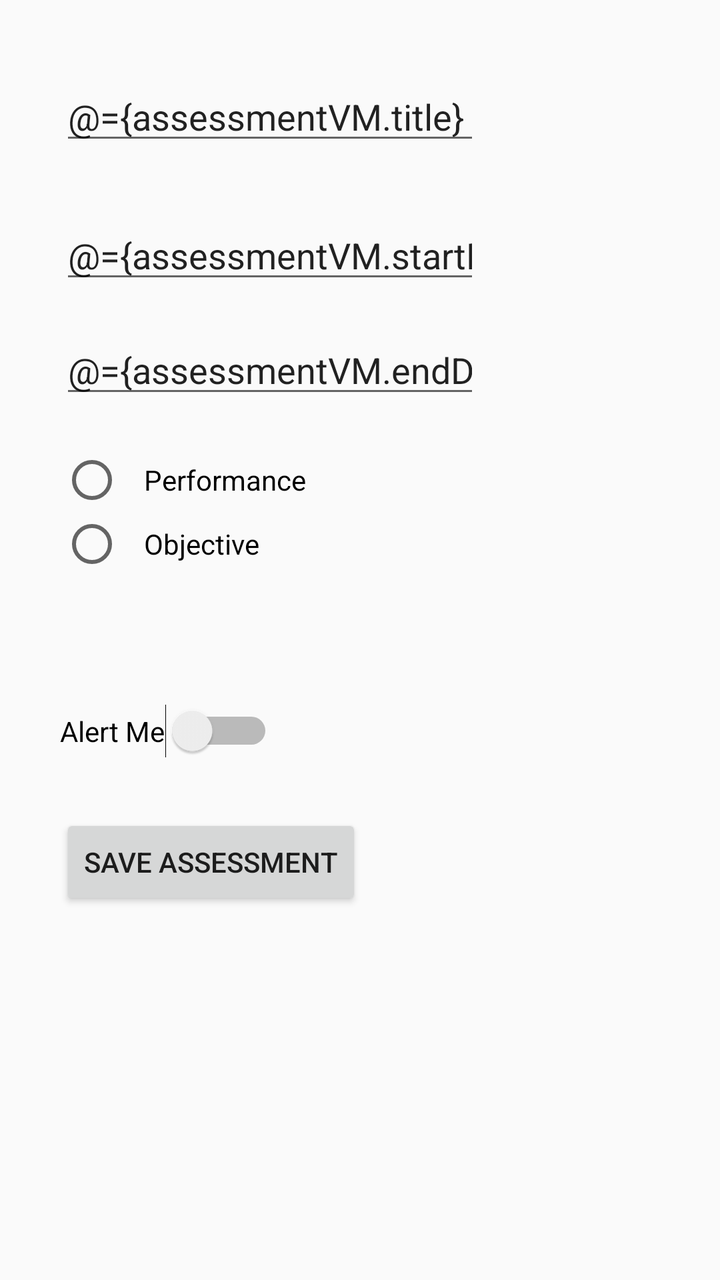
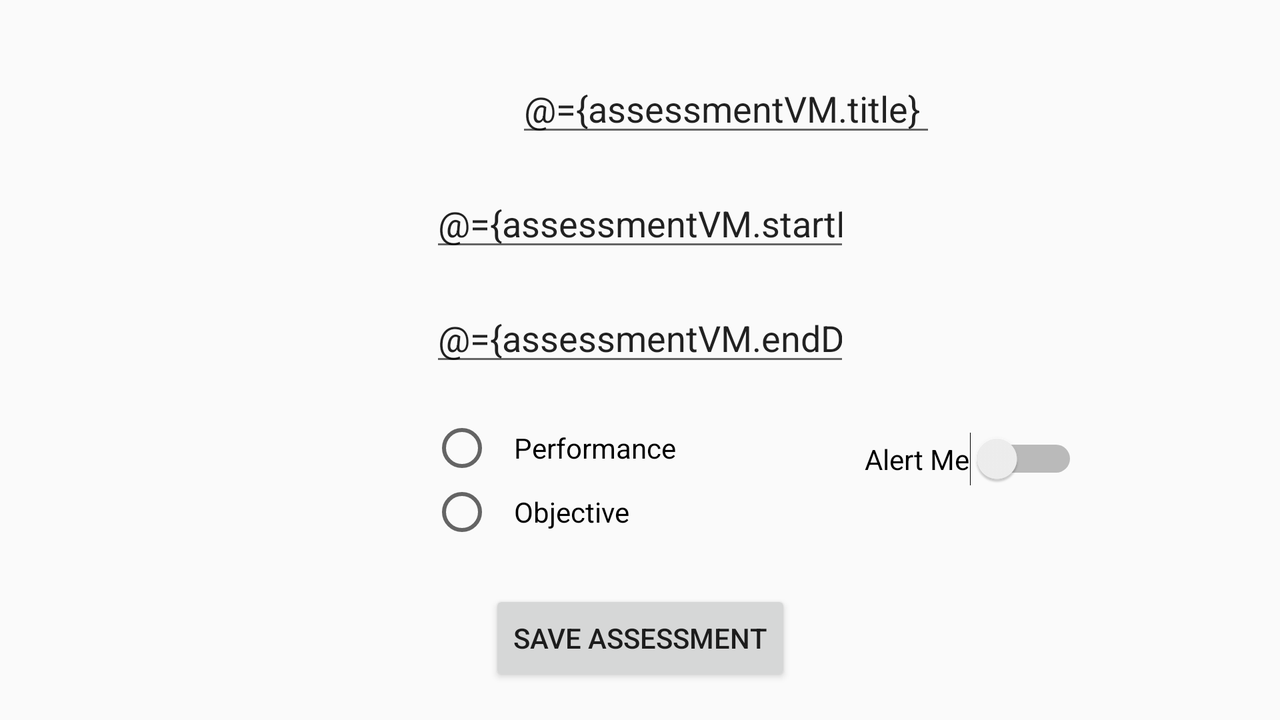

The same Android screen from two of the app's own layout files: first res/layout/ as a phone draws it, then the repository's variant for another configuration, drawn on a device whose configuration selects that folder. Both files follow.
<!-- AndroidManifest.xml: application theme Theme.AppCompat.Light.NoActionBar -->
<!-- res/layout/activity_new_assessment.xml -->
<?xml version="1.0" encoding="utf-8"?>
<layout xmlns:android="http://schemas.android.com/apk/res/android"
    xmlns:app="http://schemas.android.com/apk/res-auto"
    xmlns:tools="http://schemas.android.com/tools">
    <data>
        <variable
            name="assessmentVM"
            type="com.example.schooltracker.ui.NewAssessmentVM" />
        <variable
            name="handler"
            type="com.example.schooltracker.NewAssessment" />
    </data>
    <androidx.constraintlayout.widget.ConstraintLayout
        android:layout_width="match_parent"
        android:layout_height="match_parent"
        android:paddingHorizontal="30dp"
        tools:context=".NewAssessment">

        <EditText
            android:id="@+id/assessmentTitle"
            android:layout_width="wrap_content"
            android:layout_height="wrap_content"
            android:layout_marginTop="36dp"
            android:ems="10"
            android:hint="@string/assessment_title"
            android:inputType="textPersonName"
            android:text="@={assessmentVM.title}"
            app:layout_constraintStart_toStartOf="parent"
            app:layout_constraintTop_toTopOf="parent" />

        <RadioGroup
            android:id="@+id/typeRadioGroup"
            android:layout_width="wrap_content"
            android:layout_height="wrap_content"
            android:layout_marginTop="20dp"
            app:layout_constraintStart_toStartOf="@+id/end_date"
            app:layout_constraintTop_toBottomOf="@+id/end_date">

            <RadioButton
                android:id="@+id/performanceType"
                android:layout_width="match_parent"
                android:checked="@={assessmentVM.performanceAssessment}"
                android:layout_height="wrap_content"
                android:paddingHorizontal="10dp"
                android:text="@string/performance" />

            <RadioButton
                android:id="@+id/objectiveType"
                android:layout_width="match_parent"
                android:layout_height="wrap_content"
                android:checked="@={assessmentVM.objectiveAssessment}"
                android:paddingHorizontal="10dp"
                android:text="@string/objective" />
        </RadioGroup>

        <Switch
            android:id="@+id/alert"
            android:layout_width="wrap_content"
            android:layout_height="wrap_content"
            android:layout_marginTop="64dp"
            android:text="@string/alert_me"
            android:checked="@={assessmentVM.alertSlider}"
            app:layout_constraintStart_toStartOf="@+id/typeRadioGroup"
            app:layout_constraintTop_toBottomOf="@+id/typeRadioGroup" />

        <EditText
            android:id="@+id/start_date"
            android:layout_width="wrap_content"
            android:layout_height="wrap_content"
            android:layout_marginTop="28dp"
            android:ems="10"
            android:focusableInTouchMode="false"
            android:hint="@string/start_date"
            android:inputType="date"
            android:text="@={assessmentVM.startDate}"
            app:layout_constraintStart_toStartOf="parent"
            app:layout_constraintTop_toBottomOf="@+id/assessmentTitle" />

        <EditText
            android:id="@+id/end_date"
            android:layout_width="wrap_content"
            android:layout_height="wrap_content"
            android:layout_marginTop="16dp"
            android:ems="10"
            android:hint="@string/end_date"
            android:focusableInTouchMode="false"
            android:inputType="date"
            android:text="@={assessmentVM.endDate}"
            app:layout_constraintStart_toStartOf="@+id/start_date"
            app:layout_constraintTop_toBottomOf="@+id/start_date" />

        <Button
            android:id="@+id/saveBtn"
            android:layout_width="wrap_content"
            android:layout_height="wrap_content"
            android:layout_marginTop="28dp"
            android:text="@string/save_assessment"
            android:onClick="@{()->handler.saveAssessment()}"
            app:layout_constraintStart_toStartOf="@+id/alert"
            app:layout_constraintTop_toBottomOf="@+id/alert" />


    </androidx.constraintlayout.widget.ConstraintLayout>
</layout>
<!-- resources referenced by this layout -->
<resources>
  <string name="alert_me">Alert Me</string>
  <string name="assessment_title">Assessment Title</string>
  <string name="end_date">End Date</string>
  <string name="objective">Objective</string>
  <string name="performance">Performance</string>
  <string name="save_assessment">Save Assessment</string>
  <string name="start_date">Start Date</string>
</resources>
<!-- res/layout-land/activity_new_assessment.xml (the repository's variant of the layout above) -->
<!-- drawn on the phone turned sideways -->
<?xml version="1.0" encoding="utf-8"?>
<layout xmlns:android="http://schemas.android.com/apk/res/android"
    xmlns:app="http://schemas.android.com/apk/res-auto"
    xmlns:tools="http://schemas.android.com/tools">
    <data>
        <variable
            name="assessmentVM"
            type="com.example.schooltracker.ui.NewAssessmentVM" />
        <variable
            name="handler"
            type="com.example.schooltracker.NewAssessment" />
    </data>
    <androidx.constraintlayout.widget.ConstraintLayout
        android:layout_width="match_parent"
        android:layout_height="match_parent"
        android:paddingHorizontal="30dp"
        tools:context=".NewAssessment">

        <EditText
            android:id="@+id/assessmentTitle"
            android:layout_width="wrap_content"
            android:layout_height="wrap_content"
            android:layout_marginStart="228dp"
            android:layout_marginTop="32dp"
            android:ems="10"
            android:hint="@string/assessment_title"
            android:inputType="textPersonName"
            android:text="@={assessmentVM.title}"
            app:layout_constraintStart_toStartOf="parent"
            app:layout_constraintTop_toTopOf="parent" />

        <RadioGroup
            android:id="@+id/typeRadioGroup"
            android:layout_width="wrap_content"
            android:layout_height="wrap_content"
            android:layout_marginTop="20dp"
            app:layout_constraintStart_toStartOf="@+id/end_date"
            app:layout_constraintTop_toBottomOf="@+id/end_date">

            <RadioButton
                android:id="@+id/performanceType"
                android:layout_width="match_parent"
                android:checked="@={assessmentVM.performanceAssessment}"
                android:layout_height="wrap_content"
                android:paddingHorizontal="10dp"
                android:text="@string/performance" />

            <RadioButton
                android:id="@+id/objectiveType"
                android:layout_width="match_parent"
                android:layout_height="wrap_content"
                android:checked="@={assessmentVM.objectiveAssessment}"
                android:paddingHorizontal="10dp"
                android:text="@string/objective" />
        </RadioGroup>

        <Switch
            android:id="@+id/alert"
            android:layout_width="wrap_content"
            android:layout_height="wrap_content"
            android:layout_marginStart="84dp"
            android:layout_marginTop="216dp"
            android:checked="@={assessmentVM.alertSlider}"
            android:text="@string/alert_me"
            app:layout_constraintStart_toEndOf="@+id/typeRadioGroup"
            app:layout_constraintTop_toTopOf="parent" />

        <EditText
            android:id="@+id/start_date"
            android:layout_width="wrap_content"
            android:layout_height="wrap_content"
            android:layout_marginTop="16dp"
            android:ems="10"
            android:focusableInTouchMode="false"
            android:hint="@string/start_date"
            android:inputType="date"
            android:text="@={assessmentVM.startDate}"
            app:layout_constraintEnd_toEndOf="parent"
            app:layout_constraintStart_toStartOf="parent"
            app:layout_constraintTop_toBottomOf="@+id/assessmentTitle" />

        <EditText
            android:id="@+id/end_date"
            android:layout_width="wrap_content"
            android:layout_height="wrap_content"
            android:layout_marginTop="16dp"
            android:ems="10"
            android:hint="@string/end_date"
            android:focusableInTouchMode="false"
            android:inputType="date"
            android:text="@={assessmentVM.endDate}"
            app:layout_constraintStart_toStartOf="@+id/start_date"
            app:layout_constraintTop_toBottomOf="@+id/start_date" />

        <Button
            android:id="@+id/saveBtn"
            android:layout_width="wrap_content"
            android:layout_height="wrap_content"
            android:layout_marginTop="52dp"
            android:onClick="@{()->handler.saveAssessment()}"
            android:text="@string/save_assessment"
            app:layout_constraintEnd_toEndOf="parent"
            app:layout_constraintStart_toStartOf="parent"
            app:layout_constraintTop_toBottomOf="@+id/alert" />
    </androidx.constraintlayout.widget.ConstraintLayout>
</layout>
